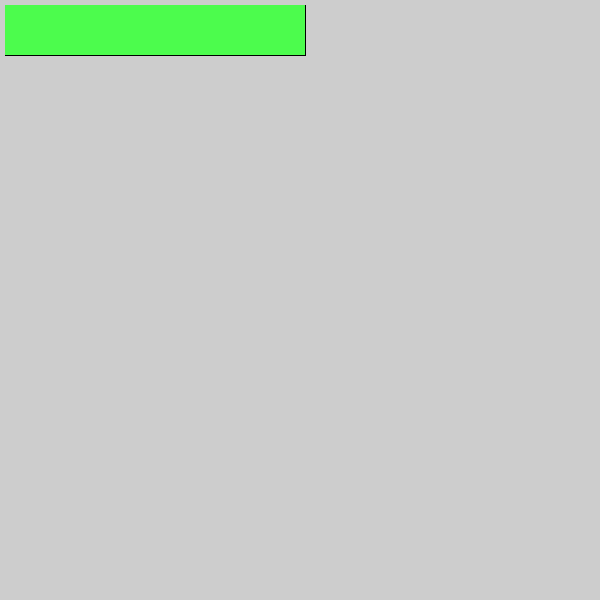
Frame 1 (no input)
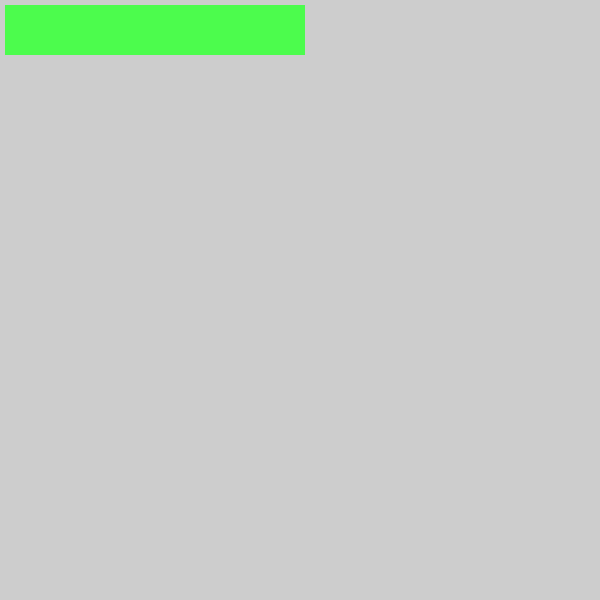
Frame 60 (the mouse pressed at the canvas centre just before this capture)
Frame 120 (the mouse held since frame 60 and released just before this capture): identical to frame 60, image omitted

The Processing sketch that drew these frames (run headless with seeded random() and noise(); from frame 60 on, the mouse is pressed at the canvas centre):

// Processing sketch: healthScratch
// ── healthScratch.pde
int nHealth = 100; //<>//
void setup() {
  size(600, 600);
}
void draw() {
  background(205);
  strokeWeight(1);
  fill(255);
  rect(5, 5, 300, 50);
  noStroke();
  fill(#4CFC4D);
  rect(5, 5, nHealth * 3, 50);
}
void mousePressed() {
  if (mouseButton == LEFT) {
    nHealth -= 10;
  }
}
